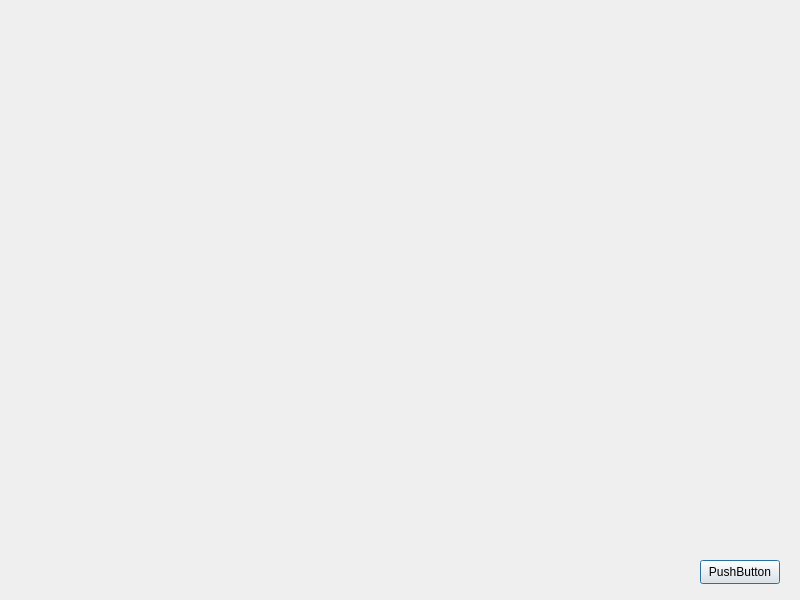
<?xml version="1.0" encoding="UTF-8"?>
<ui version="4.0">
 <class>Dialog</class>
 <widget class="QDialog" name="Dialog">
  <property name="geometry">
   <rect>
    <x>0</x>
    <y>0</y>
    <width>800</width>
    <height>600</height>
   </rect>
  </property>
  <property name="windowTitle">
   <string>Dialog</string>
  </property>
  <widget class="QPushButton" name="pushButton">
   <property name="geometry">
    <rect>
     <x>700</x>
     <y>560</y>
     <width>80</width>
     <height>24</height>
    </rect>
   </property>
   <property name="text">
    <string>PushButton</string>
   </property>
  </widget>
 </widget>
 <resources/>
 <connections/>
</ui>
